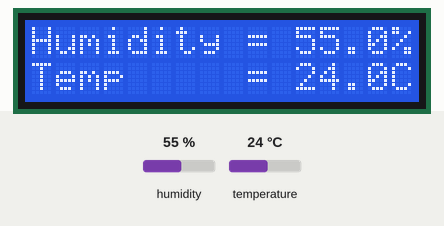
Bench run of a sketch on a simulated Arduino Uno, built with avr-gcc and run on an emulated ATmega328P. Parts: 16×2 character LCD. Wiring (inferred from the names in the program): DHT11 sensor: data pin 8. The inputs (shaded band) are chosen by the test bench; at power-on: temperature 24 °C, humidity 55 %.

Above: at 1.2 s.
1.3 s: temperature set to 3 °C
At 3.2 s:
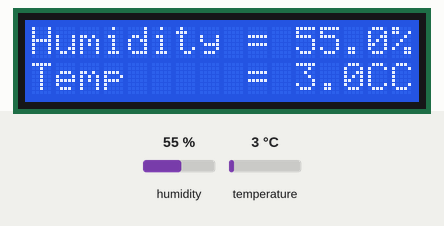
3.6 s: humidity set to 22 %
At 5.1 s:
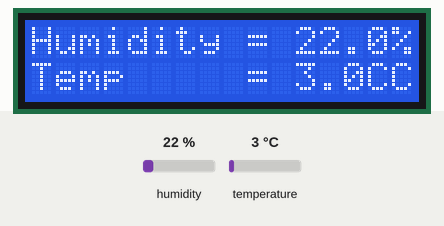
5.7 s: humidity set to 40 %
At 7.0 s:
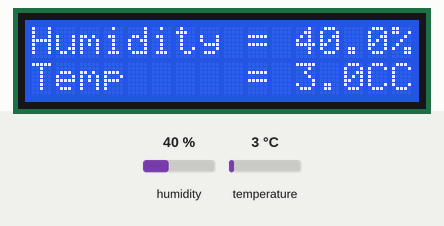
7.8 s: temperature set to 12 °C
At 8.9 s:
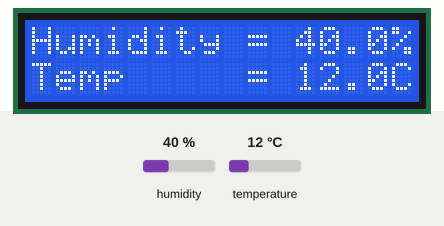
Timing chart, 0 to 10.8 s (numbered marks = the images above; inputs shaded):
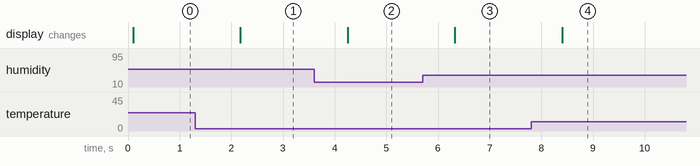

The sketch:

ky015-sensorlcd.ino
```cpp
#include <LiquidCrystal.h>

const int rs = 12, en = 11, d4 = 5, d5 = 4, d6 = 3, d7 = 2;
LiquidCrystal lcd(rs, en, d4, d5, d6, d7);
int DHpin = 8;
byte dat [5];
byte read_data () {
  byte data;
  for (int i = 0; i < 8; i ++) {
    if (digitalRead (DHpin) == LOW) {
      while (digitalRead (DHpin) == LOW); // wait for 50us
      delayMicroseconds (30); // determine the duration of the high level to determine the data is '0 'or '1'
      if (digitalRead (DHpin) == HIGH)
        data |= (1 << (7-i)); // high front and low in the post
      while (digitalRead (DHpin) == HIGH); // data '1 ', wait for the next one receiver
     }
  }
return data;
}

void start_test () {
  digitalWrite (DHpin, LOW); // bus down, send start signal
  delay (30); // delay greater than 18ms, so DHT11 start signal can be detected

  digitalWrite (DHpin, HIGH);
  delayMicroseconds (40); // Wait for DHT11 response

  pinMode (DHpin, INPUT);
  while (digitalRead (DHpin) == HIGH);
  delayMicroseconds (80); // DHT11 response, pulled the bus 80us
  if (digitalRead (DHpin) == LOW);
  delayMicroseconds (80); // DHT11 80us after the bus pulled to start sending data

  for (int i = 0; i < 4; i ++) // receive temperature and humidity data, the parity bit is not considered
    dat[i] = read_data ();

  pinMode (DHpin, OUTPUT);
  digitalWrite (DHpin, HIGH); // send data once after releasing the bus, wait for the host to open the next Start signal
}

void setup() {
  // set up the LCD's number of columns and rows:
  lcd.begin(16, 2);
  // initialize the serial communications:
  Serial.begin(9600);
  pinMode (DHpin, OUTPUT);
}

void loop() {
  start_test ();
  lcd.setCursor(0,0);
  lcd.print("Humidity = ");
  lcd.setCursor(0,1);
  lcd.print("Temp     = ");
  lcd.setCursor(11,0);
  lcd.print(dat [0], DEC);
  lcd.print('.');
  lcd.print(dat [1], DEC);
  lcd.print('%');
  lcd.setCursor(11,1);
  lcd.print(dat [2], DEC);
  lcd.print('.');
  lcd.print(dat [3], DEC);
  lcd.print('C');
  delay (1000);
}
```

Measured:
- after the input at 1.3 s, the display: changes after 0.88 s (image 1)
- after the input at 3.6 s, the display: changes after 0.65 s (image 2)
- after the input at 5.7 s, the display: changes after 0.63 s (image 3)
- after the input at 7.8 s, the display: changes after 0.60 s (image 4)
